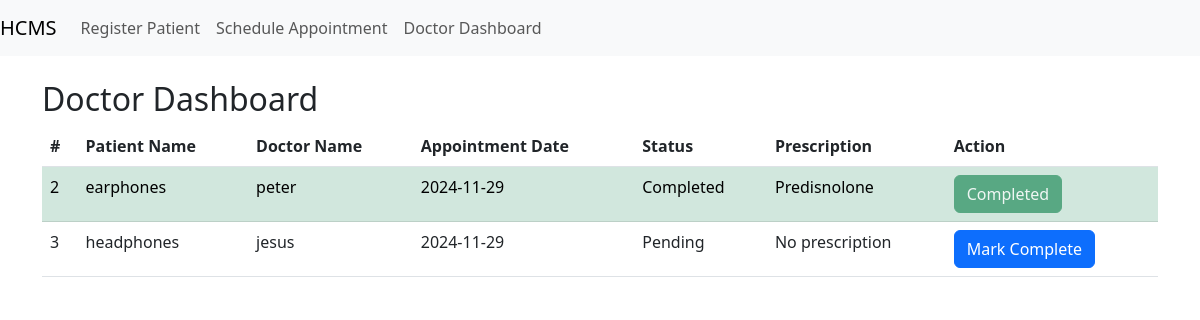
The app's page /doctor_dashboard with its own data.
### tables this page shows
CREATE TABLE appointments (
            id INTEGER PRIMARY KEY AUTOINCREMENT,
            patient_id INTEGER,
            doctor_name TEXT,
            appointment_date TEXT, is_emergency INTEGER DEFAULT 0, is_completed INTEGER DEFAULT 0, prescription TEXT,
            FOREIGN KEY (patient_id) REFERENCES patients (id)
        );

CREATE TABLE patients (
            id INTEGER PRIMARY KEY AUTOINCREMENT,
            name TEXT,
            age INTEGER,
            contact TEXT
        );

### app.py (the view)
@app.route('/doctor_dashboard')
def doctor_dashboard():
    conn = sqlite3.connect('hcms.db')
    cursor = conn.cursor()
    cursor.execute('''
        SELECT appointments.id, patients.name, appointments.doctor_name, appointments.appointment_date, appointments.is_completed, appointments.prescription
        FROM appointments
        JOIN patients ON appointments.patient_id = patients.id
    ''')
    appointments = cursor.fetchall()
    conn.close()
    return render_template('doctor_dashboard.html', appointments=appointments)

### templates/doctor_dashboard.html
{% extends "base.html" %} {% block content %}
<h2>Doctor Dashboard</h2>
<table class="table">
  <thead>
    <tr>
      <th>#</th>
      <th>Patient Name</th>
      <th>Doctor Name</th>
      <th>Appointment Date</th>
      <th>Status</th>
      <th>Prescription</th>
      <th>Action</th>
    </tr>
  </thead>
  <tbody>
    {% for appointment in appointments %}
    <tr class="{% if appointment[4] == 1 %}table-success{% endif %}">
      <td>{{ appointment[0] }}</td>
      <td>{{ appointment[1] }}</td>
      <td>{{ appointment[2] }}</td>
      <td>{{ appointment[3] }}</td>
      <td>{% if appointment[4] == 1 %}Completed{% else %}Pending{% endif %}</td>
      <td>{{ appointment[5] if appointment[5] else 'No prescription' }}</td>
      <td>
        {% if appointment[4] == 0 %}
        <a
          href="{{ url_for('mark_appointment_complete', appointment_id=appointment[0]) }}"
          class="btn btn-primary"
          >Mark Complete</a
        >
        {% else %}
        <span class="btn btn-success disabled">Completed</span>
        {% endif %}
      </td>
    </tr>
    {% endfor %}
  </tbody>
</table>
{% endblock %}

### templates/base.html (shortened to what this page needs)
<!DOCTYPE html>
<html lang="en">
  <head>
    <link
      rel="stylesheet"
      href="https://cdn.jsdelivr.net/npm/bootstrap@5.3.0/dist/css/bootstrap.min.css"
    />
  </head>
  <body>
    <nav class="navbar navbar-expand-lg navbar-light bg-light">
      <a class="navbar-brand" href="/">HCMS</a>
      <div class="collapse navbar-collapse">
        <ul class="navbar-nav mr-auto">
          <li class="nav-item">
            <a class="nav-link" href="/register">Register Patient</a>
          </li>
          <li class="nav-item">
            <a class="nav-link" href="/appointments">Schedule Appointment</a>
          </li>
          <li class="nav-item">
            <a class="nav-link" href="/doctor_dashboard">Doctor Dashboard</a>
          </li>
        </ul>
      </div>
    </nav>
    <div class="container mt-4">{% block content %}{% endblock %}</div>
  </body>
</html>

### records on screen
appointments: id "2", name "earphones", doctor_name "peter", appointment_date "2024-11-29", is_completed "Completed", prescription "Predisnolone"
appointments: id "3", name "headphones", doctor_name "jesus", appointment_date "2024-11-29", is_completed "Pending", appointment "No prescription"
